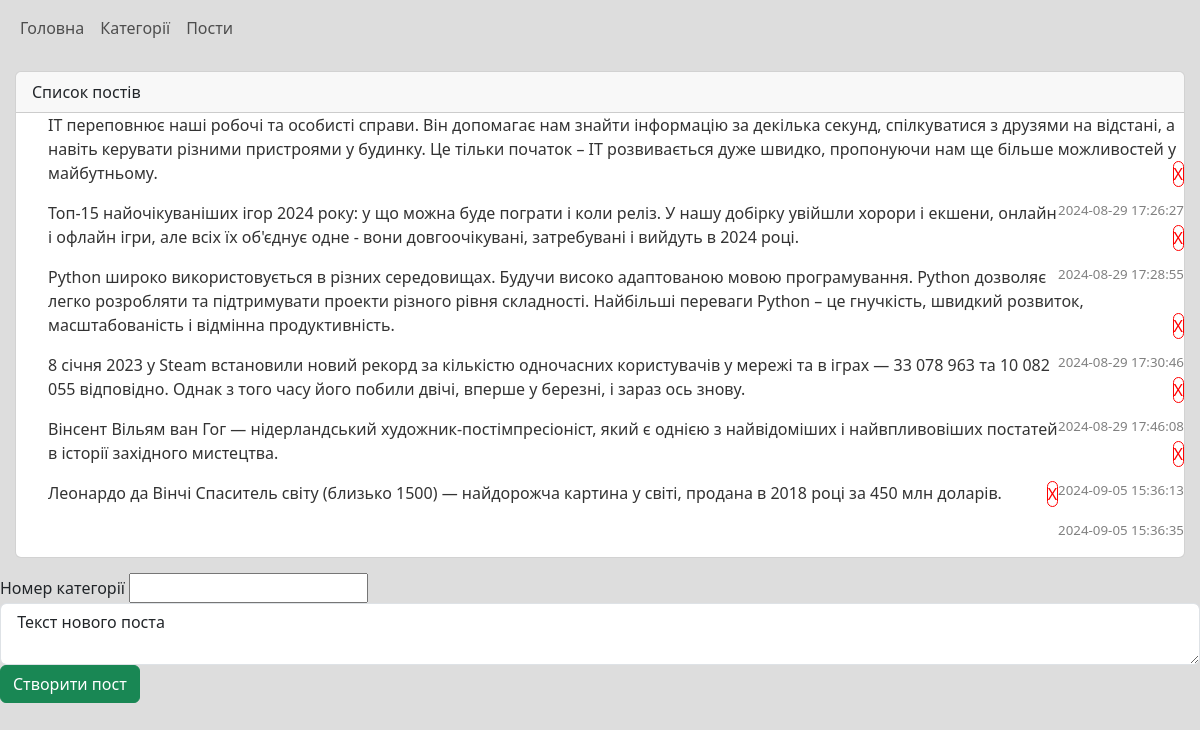
Page /posts on the earlier database version.
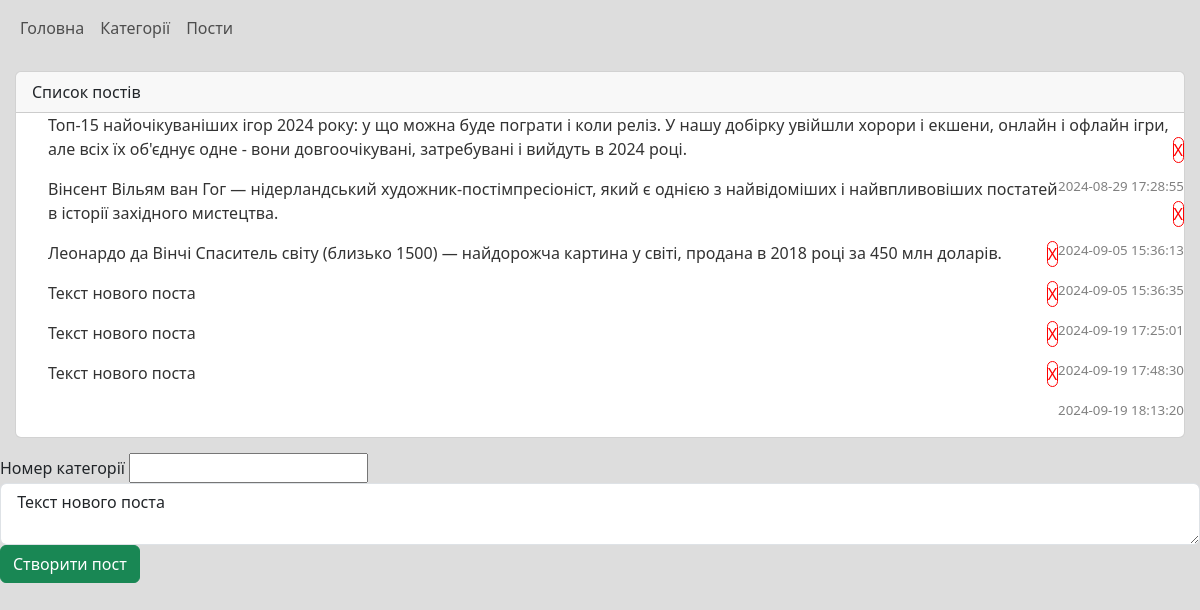
Same page on the later database version.
### tables this page shows
CREATE TABLE post(
	post_id INTEGER PRIMARY KEY AUTOINCREMENT,
	category_id INTEGER, 
	text TEXT,
	datetime TEXT NOT NULL DEFAULT CURRENT_TIMESTAMP,
	
	FOREIGN KEY (category_id) REFERENCES category(category_id)
);

### main.py (the view)
@app.route("/posts", methods=["GET","POST"])
def posts():
    if request.method == "POST":
        category_id = request.form.get("category_id")
        text = request.form.get("text")
        db.addPost(category_id, text)
        return redirect(f"/posts")
    return render_template("post_list.html", post_list=db.get_posts())

### db.py (called while the page is built)
def open():
    global connection, cursor
    connection = sqlite3.connect(db_name)
    cursor = connection.cursor()

def close():
    cursor.close()
    connection.close()

def get_posts():
    open()
    cursor.execute("SELECT * FROM post")
    res = cursor.fetchall()
    close()
    return res

### templates/post_list.html (shortened to what this page needs)
{% extends 'base.html' %}
{% block content%}
<div class="card card-list">
    <div class="card-header">
        Список постів
    </div>
    <ul class="list-grop list-group-flush">
        {%for p in post_list%}
            <a href = "/post/view/{{p[0]}}">
                <li class="list-group-item">
                    <p>
                        {{p[2]}}
                        {% if category_page%}
                            <a href = "/post/delete/{{p[0]}}/{{p[1]}}">
                                <span class = "delete-post">X</span>
                            </a>
                        {%else%}
                                <span class = "delete-post">X</span>
                            </a>
                        {%endif%}
                    <span class = "date">{{p[-1]}}</span>
        {%endfor%}
    </ul>
</div>
<div class="mb-3">
    <form method="post">
        <label>Номер категорії</label>
        <input type="number" name="category_id">
        <textarea class="form-control" name ="text"> Текст нового поста </textarea>
        <input type="submit" value="Створити пост" class="btn btn-success">
    </form>
</div>
{%endblock%}

### templates/base.html (shortened to what this page needs)
<!DOCTYPE html>
<html lang="en">
<head>
    <link href="https://cdn.jsdelivr.net/npm/bootstrap@5.3.3/dist/css/bootstrap.min.css" rel="stylesheet">
    <link rel="stylesheet" href="{{ url_for('static', filename='style.css')  }}">
</head>
<body>
    {% include 'menu.html' %}
    {% block content %}
    {% endblock %}
</body>
</html>

### templates/menu.html
<nav class="navbar navbar-expand-lg bg-body-primary">
    <div class="container-fluid">
        <ul class="navbar-nav me-auto mb-2 mb-lg-0">
            <li class="nav-item">
                <a href = "/" class="nav-link">
                    Головна
                </a>
            </li>
            <li>
                <a href = "/categories" class="nav-link">
                    Категорії
                </a>
            </li>
            <li>
                <a href = "/posts" class="nav-link">
                    Пости
                </a>
            </li>
        </ul>
    </div>
</nav>

### static/style.css (style rules this page uses)
body { background: #ddd; }
.list-group-item a { text-decoration: none; color: #333; }
.card-list { width: fit-content; margin: 15px; }
.delete-post { float: right; color: red; border: 1px solid red; border-radius: 15px }
.date { float: right; color: grey; font-size: smaller; }

Differences in the rows shown:
removed post: text "IT переповнює наші робочі та особисті справи. Він допомагає нам знайти інформацію за декілька секунд, спілкуватися з друзями на відстані, а навіть керувати різними пристроями у будинку. Це тільки початок – IT розвивається дуже швидко, пропонуючи нам ще більше можливостей у майбутньому.", datetime "2024-08-29 17:26:27"
removed post: text "Python широко використовується в різних середовищах. Будучи високо адаптованою мовою програмування. Python дозволяє легко розробляти та підтримувати проекти різного рівня складності. Найбільші переваги Python – це гнучкість, швидкий розвиток, масштабованість і відмінна продуктивність.", datetime "2024-08-29 17:30:46"
removed post: text "8 січня 2023 у Steam встановили новий рекорд за кількістю одночасних користувачів у мережі та в іграх — 33 078 963 та 10 082 055 відповідно. Однак з того часу його побили двічі, вперше у березні, і зараз ось знову.", datetime "2024-08-29 17:46:08"
added post: text "Текст нового поста", datetime "2024-09-19 17:25:01"
added post: text "Текст нового поста", datetime "2024-09-19 17:48:30"
added post: text "Текст нового поста", datetime "2024-09-19 18:13:20"
